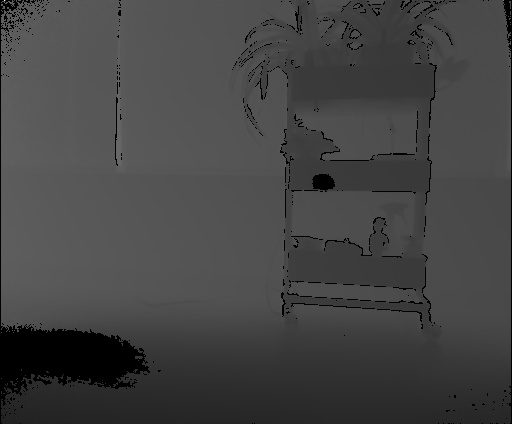
//> input picture Revenge/HelloOpenCV/Depth_2018_11_26_10_50_10.jpg, 512 x 424 px
$ ./FrameOperations   (built with g++ and OpenCV 4)
//> lines starting //> are read from the running program, lines starting //| are printed output that depends on the picture; after the words box and inside, x2 and y2 are one past the last pixel; in counts of white or black regions, pixels touching at a corner belong together
//> further down, depthImage is the input picture: 424 rows x 512 cols, CV_8UC1; min 0, max 254, mean 68.5
### Revenge/HelloOpenCV/SlamHelper.hpp
#pragma once

#include <iostream>
#include "opencv2/opencv.hpp"
#include <ppl.h>
//using namespace cv;

class SlamHelper
{
	public:
		SlamHelper();

		cv::Mat blurGoodDataOverBad(cv::Mat depthImage);
		cv::Mat depthTo2D(cv::Mat depthImage);
	private:
		cv::Mat depthImage, dilationDst, blackPixelsThreshold, medianBlackPixels, tempDepthImg, maskInv;

		int threshVal = 25;
		int dilation_size = 20;
		int max_dilation_iterations = 20;
};

### Revenge/HelloOpenCV/SlamHelper.cpp
#include <iostream>
#include "opencv2/opencv.hpp"
#include <ppl.h>
#include "SlamHelper.hpp"
//using namespace cv;


SlamHelper::SlamHelper()
{
	cv::Mat depthImage, dilationDst, blackPixelsThreshold, medianBlackPixels, tempDepthImg, maskInv;
}

cv::Mat
SlamHelper::blurGoodDataOverBad(cv::Mat depthImage)
{
	cv::Mat depthCopy;
	depthImage.copyTo(depthCopy);

	cv::Rect reverseBorder = cv::Rect(dilation_size, dilation_size, depthImage.cols, depthImage.rows);
//> reverseBorder = Rect(20, 20, 512, 424)
	cv::copyMakeBorder(depthImage, depthCopy, dilation_size, dilation_size, dilation_size, dilation_size, cv::BORDER_REFLECT);
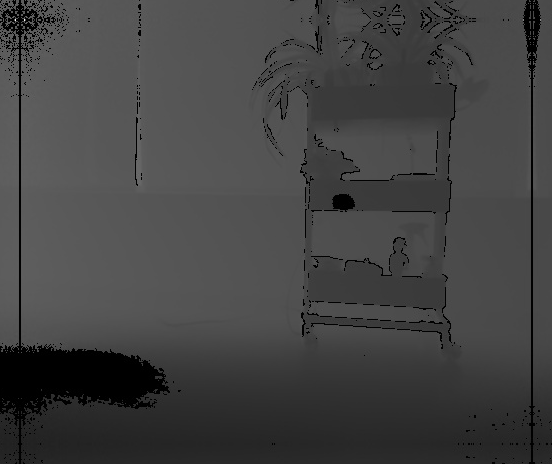
//> depthCopy: 464 rows x 552 cols, CV_8UC1; min 0, max 254, mean 67.2

	int element_size = dilation_size * 2 + 1;
//> element_size = 41

	cv::Mat firstBlackPixelThresh;
	cv::threshold(depthCopy, firstBlackPixelThresh, threshVal, 255, cv::THRESH_BINARY_INV);
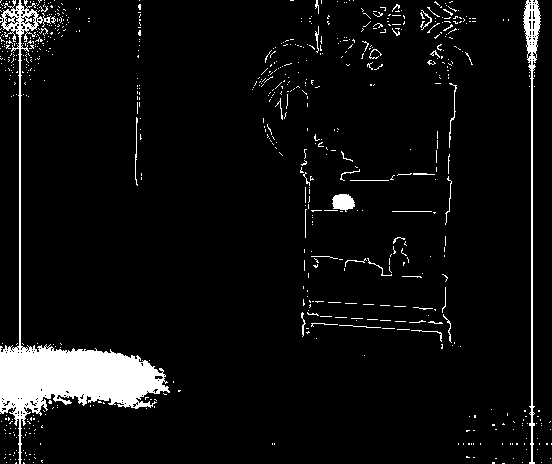
//> firstBlackPixelThresh: 464 rows x 552 cols, CV_8UC1; 6% white; 676 white regions (637 under 20 px), largest, box (x1, y1, x2, y2) and area: (0, 0, 170, 464) 9914, (523, 0, 541, 464) 1540, (332, 194, 355, 212) 301

	//add white pixels to large areas of black pixels
	int soi = 3;
	int soiMid = 1;
	int soiStep = 2;
//> (the run ends here: the program needs code that is not available in this run, at `Concurrency::parallel_for(0, depthCopy.rows - soi, soiStep, [&](int k)`)

$ run again, with Revenge/HelloOpenCV/Color_2018_11_26_10_50_10.jpg copied over Revenge/HelloOpenCV/Depth_2018_11_26_10_50_10.jpg
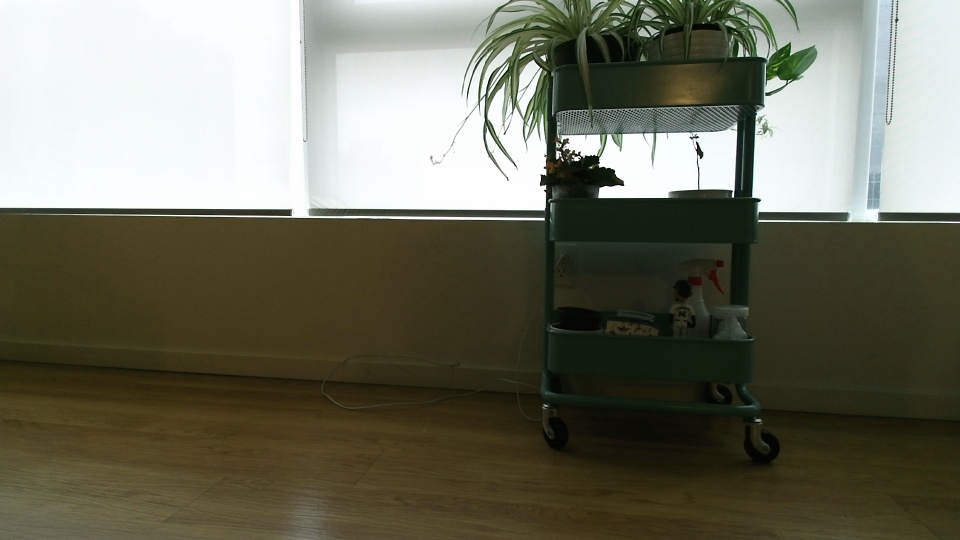
//> input picture Revenge/HelloOpenCV/Color_2018_11_26_10_50_10.jpg, 960 x 540 px
//> in blurGoodDataOverBad, `cv::copyMakeBorder(depthImage, depthCopy, dilation_size, dilation_size..`:
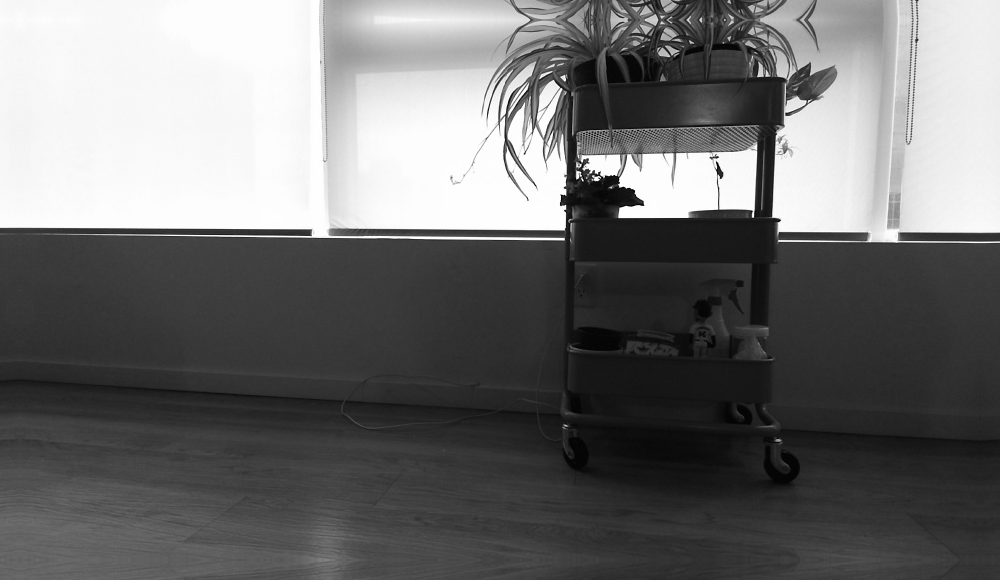
//> depthCopy: 580 rows x 1000 cols, CV_8UC1; min 0, max 255, mean 111.2
//> element_size = 41
//> in blurGoodDataOverBad, `cv::threshold(depthCopy, firstBlackPixelThresh, threshVal, 255, cv::TH..`:
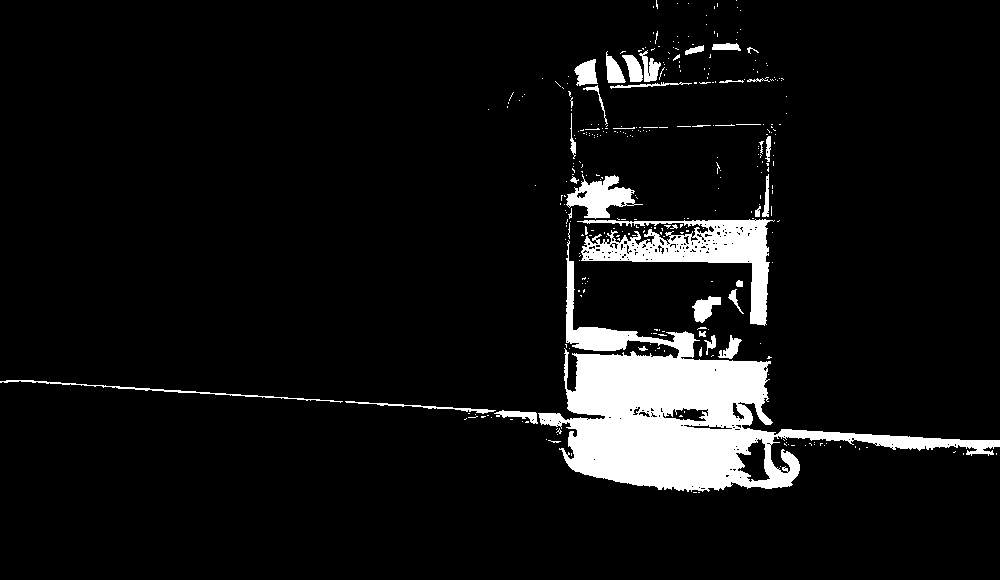
//> firstBlackPixelThresh: 580 rows x 1000 cols, CV_8UC1; 7.5% white; 328 white regions (291 under 20 px), largest, box (x1, y1, x2, y2) and area: (538, 240, 1000, 492) 29149, (577, 219, 775, 326) 6633, (566, 174, 643, 219) 1611
